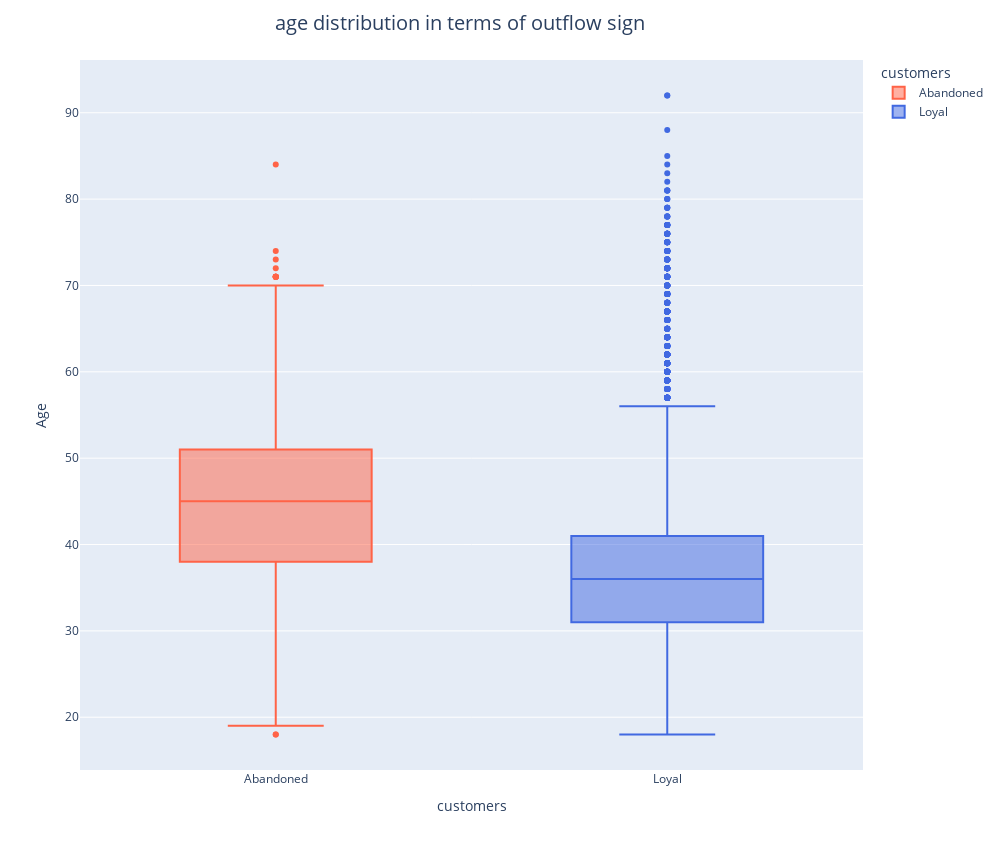

The cell this chart's notebook holds for it:
### Markdown cell above
При рассмотре расспределения баланса в разрезе признака оттока можно заметить:
1. 25% всех лояльных клиентов не имеет средст на счету.
2. Медиана и верхний квантиль покинувших банк клиентов были выше чем у лояльных
3. Отсутствуют выбросы.

В целом покинувшие банк клиенты хранили больше денег на своих счетах. На данном этапе не вижу причин, по которым клиенты могли покинуть банк.

### Code cell
fig = px.box(data_frame=clients_df, 
             x='Exited', 
             y='Age', 
             height=850,
             width = 1000,
             color='Exited',
             color_discrete_sequence=['tomato', 'royalblue'],
             labels={'Exited':'customers'})

fig.update_layout(
    title_text = 'age distribution in terms of outflow sign',
    title_x = 0.46,
    title_font_size = 20
)

fig.show()

### Figure 1 — Plotly figure (JSON) as saved in the notebook; plotly's stock layout.template omitted (floating-point values rounded to 4 significant figures; data arrays with more than 128 entries replaced by an {"elided": "..."} marker saying what was removed)
{"data": [{"alignmentgroup": "True", "hovertemplate": "customers=%{x}<br>Age=%{y}<extra></extra>", "legendgroup": "Abandoned", "marker": {"color": "tomato"}, "name": "Abandoned", "notched": false, "offsetgroup": "Abandoned", "orientation": "v", "showlegend": true, "type": "box", "x": {"elided": "2037 str values"}, "x0": " ", "xaxis": "x", "y": {"elided": "2037 int values"}, "y0": " ", "yaxis": "y"}, {"alignmentgroup": "True", "hovertemplate": "customers=%{x}<br>Age=%{y}<extra></extra>", "legendgroup": "Loyal", "marker": {"color": "royalblue"}, "name": "Loyal", "notched": false, "offsetgroup": "Loyal", "orientation": "v", "showlegend": true, "type": "box", "x": {"elided": "7963 str values"}, "x0": " ", "xaxis": "x", "y": {"elided": "7963 int values"}, "y0": " ", "yaxis": "y"}], "layout": {"boxmode": "overlay", "height": 850, "legend": {"title": {"text": "customers"}, "tracegroupgap": 0}, "margin": {"t": 60}, "title": {"font": {"size": 20}, "text": "age distribution in terms of outflow sign", "x": 0.46}, "width": 1000, "xaxis": {"anchor": "y", "autorange": true, "categoryarray": ["Abandoned", "Loyal"], "categoryorder": "array", "domain": [0, 1], "range": [-0.5, 1.5], "title": {"text": "customers"}, "type": "category"}, "yaxis": {"anchor": "x", "autorange": true, "domain": [0, 1], "range": [13.89, 96.11], "title": {"text": "Age"}, "type": "linear"}}}
